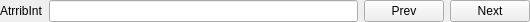
<ui version="4.0" >
 <class>Frame</class>
 <widget class="QWidget" name="Frame" >
  <property name="geometry" >
   <rect>
    <x>0</x>
    <y>0</y>
    <width>530</width>
    <height>20</height>
   </rect>
  </property>
  <property name="maximumSize" >
   <size>
    <width>16777215</width>
    <height>20</height>
   </size>
  </property>
  <property name="windowTitle" >
   <string>AttribInt</string>
  </property>
  <property name="title" stdset="0" >
   <string>AttribInt</string>
  </property>
  <property name="flat" stdset="0" >
   <bool>true</bool>
  </property>
  <layout class="QHBoxLayout" name="horizontalLayout" >
   <property name="margin" >
    <number>0</number>
   </property>
   <item>
    <widget class="QLabel" name="label" >
     <property name="maximumSize" >
      <size>
       <width>16777215</width>
       <height>20</height>
      </size>
     </property>
     <property name="text" >
      <string>AtrribInt</string>
     </property>
    </widget>
   </item>
   <item>
    <widget class="QLineEdit" name="value" />
   </item>
   <item>
    <widget class="QPushButton" name="prevButton" >
     <property name="text" >
      <string>Prev</string>
     </property>
    </widget>
   </item>
   <item>
    <widget class="QPushButton" name="nextButton" >
     <property name="text" >
      <string>Next</string>
     </property>
    </widget>
   </item>
  </layout>
 </widget>
 <resources/>
 <connections/>
</ui>
